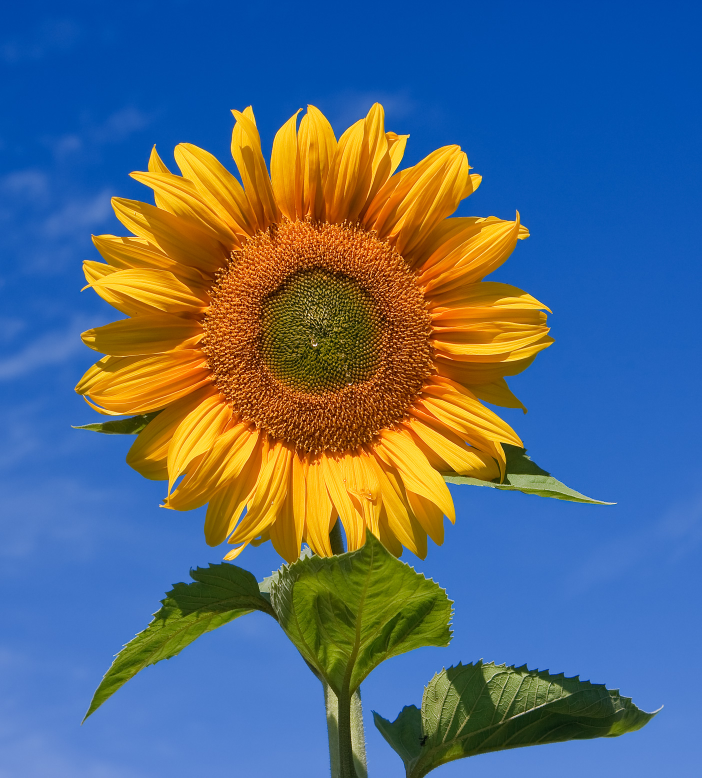
#> input picture test_image.jpg, 1404 x 1555 px (shown at 1/2 size); its folder holds only this picture in this run
$ python -i rl_agent.py   (imports and definitions only)
#> lines starting #> are read from the running program, lines starting #| are printed output that depends on the picture; after the words box and inside, x2 and y2 are one past the last pixel; in counts of white or black regions, pixels touching at a corner belong together
"""
rl_agent.py
-----------
Reinforcement Learning agent that learns which mathematical patterns
are most relevant to highlight for a given image or expression.

Architecture:
  - State  : feature vector (symmetry score, edge density, color entropy,
             aspect ratio, brightness, detected object count)
  - Actions: 6 pattern overlays to emphasize
             [fibonacci, golden_ratio, symmetry_axes, fractal,
              radial_symmetry, wave_pattern]
  - Reward : user feedback signal (thumbs up/down) + auto-heuristic reward
  - Policy : Epsilon-greedy Q-table (tabular RL, no GPU needed)

The Q-table is persisted to disk so the agent improves across sessions.
"""

import numpy as np
import json
import os
import cv2
from pathlib import Path

# ── Constants ─────────────────────────────────────────────────────────────────
ACTIONS = [
    "fibonacci_spiral",
    "golden_ratio_overlay",
    "symmetry_axes",
    "fractal_highlight",
    "radial_symmetry",
    "wave_pattern",
]

N_ACTIONS   = len(ACTIONS)
N_BINS      = 5          # discretization bins per feature
N_FEATURES  = 6
Q_TABLE_PATH = Path(__file__).parent.parent / "rl_qtable.json"

ALPHA   = 0.15   # learning rate
GAMMA   = 0.90   # discount factor
EPSILON = 0.20   # exploration rate (decays over time)
MIN_EPS = 0.05


# ── Feature extraction ────────────────────────────────────────────────────────

def extract_features(image_path: str) -> np.ndarray:
    """
    Returns a 6-element float array:
      [symmetry_score, edge_density, color_entropy,
       aspect_ratio_diff, mean_brightness, object_count_proxy]
    All values normalized to [0, 1].
    """
#> called with image_path = '../test_image.jpg'
    img  = cv2.imread(image_path)
#> img is the input picture: shape (1555, 1404, 3); mean B, G, R 125.9, 106.1, 84.5
    if img is None:
        return np.zeros(N_FEATURES)

    gray = cv2.cvtColor(img, cv2.COLOR_BGR2GRAY)
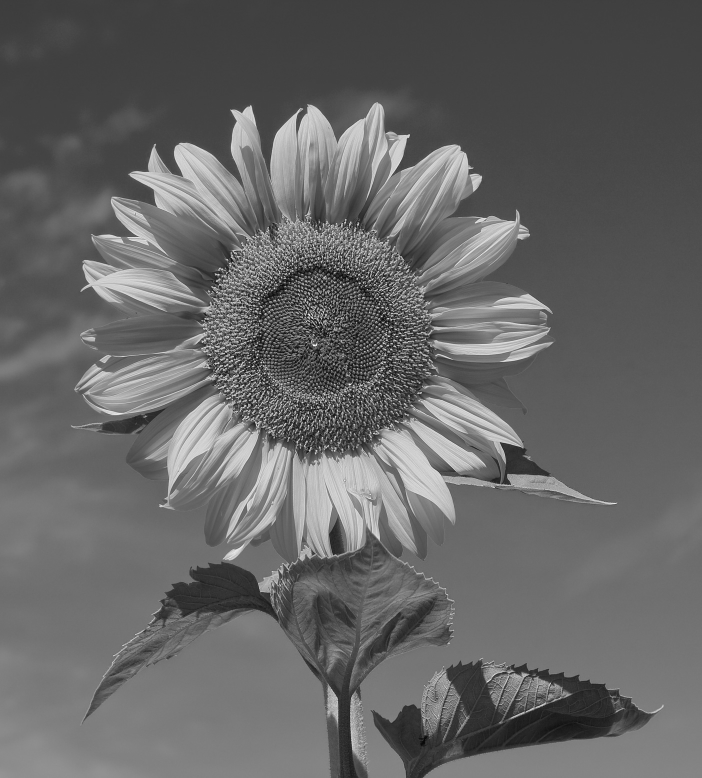
#> gray: shape (1555, 1404) (shown at 1/2 size); min 1, max 255, mean 101.9
    h, w = gray.shape
#> h = 1555; w = 1404

    # 1. Symmetry score
    mid = w // 2
#> mid = 702
    left  = gray[:, :mid]
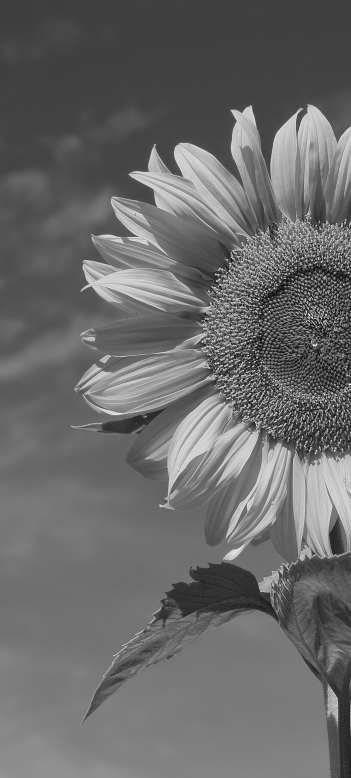
#> left: shape (1555, 702) (shown at 1/2 size); min 1, max 255, mean 105.8
    right = cv2.resize(cv2.flip(gray[:, mid:], 1), (left.shape[1], left.shape[0]))
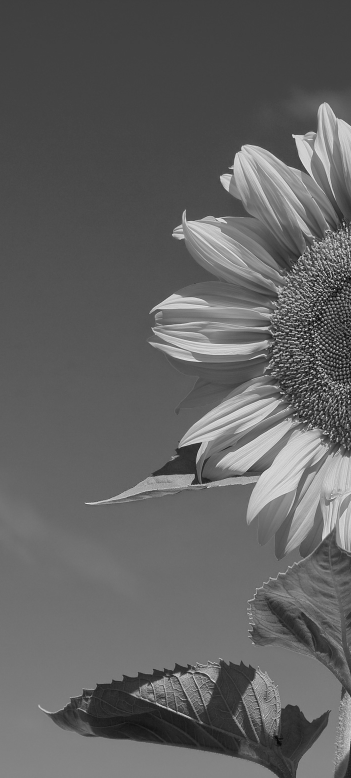
#> right: shape (1555, 702) (shown at 1/2 size); min 2, max 254, mean 98
    sym_score = 1.0 - (np.mean(cv2.absdiff(left, right)) / 255.0)
#> sym_score = 0.891

    # 2. Edge density
    edges = cv2.Canny(gray, 50, 150)
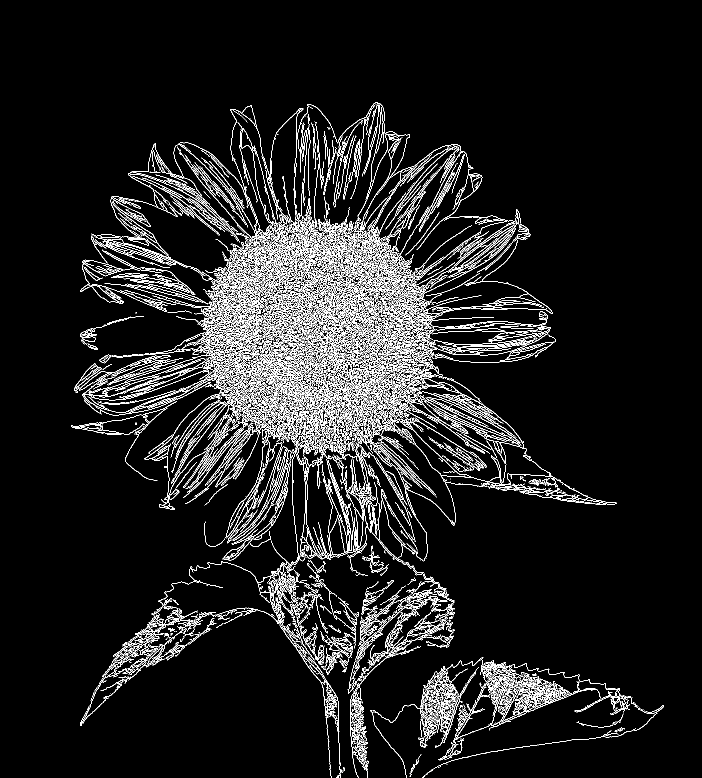
#> edges: shape (1555, 1404) (shown at 1/2 size); 7.6% white in thin lines or dots, all inside (x1, y1, x2, y2) = (142, 204, 1328, 1555)
    edge_density = np.sum(edges > 0) / (h * w)
#> edge_density = 0.0756

    # 3. Color entropy (HSV saturation histogram entropy)
    hsv = cv2.cvtColor(img, cv2.COLOR_BGR2HSV)
#> hsv: shape (1555, 1404, 3); mean H, S, V 76.3, 210.8, 179.5
    hist = cv2.calcHist([hsv], [1], None, [32], [0, 256]).flatten()
#> hist = 32 values, max 832680 at index 31, min 174 at index 0, mean 68225.6
    hist = hist / (hist.sum() + 1e-9)
#> hist = 32 values, max 0.381 at index 31, min 7.97e-05 at index 0, mean 0.0312
    entropy = -np.sum(hist * np.log2(hist + 1e-9)) / np.log2(32)
#> entropy = 0.696

    # 4. Aspect ratio difference from golden ratio
    PHI = 1.6180339887
    ar  = w / max(h, 1)
#> ar = 0.903
    ar_diff = 1.0 - min(abs(ar - PHI) / PHI, 1.0)
#> ar_diff = 0.558

    # 5. Mean brightness
    brightness = np.mean(gray) / 255.0
#> brightness = 0.4

    # 6. Object count proxy (number of contours above threshold)
    _, thresh = cv2.threshold(gray, 0, 255, cv2.THRESH_BINARY + cv2.THRESH_OTSU)
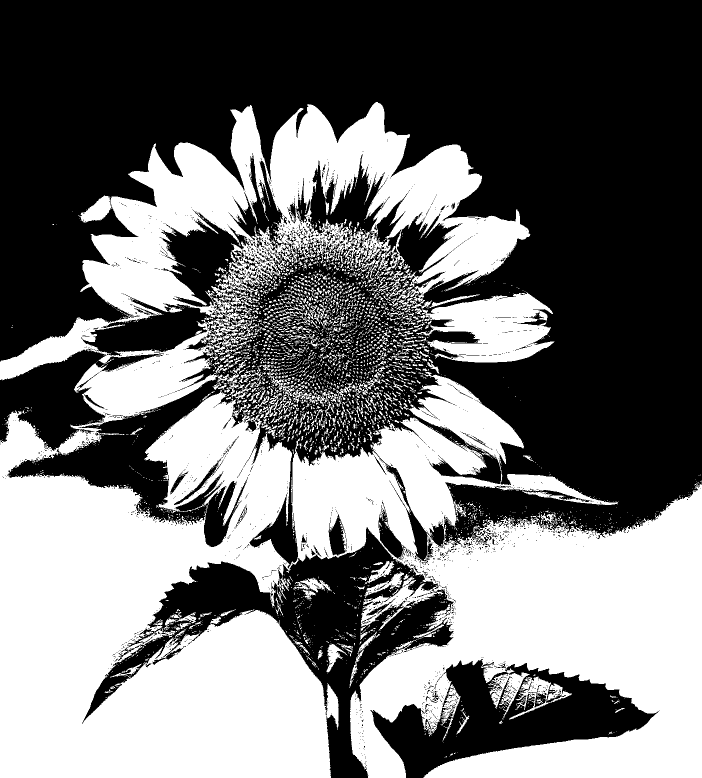
#> thresh: shape (1555, 1404) (shown at 1/2 size); 44.2% white; 3595 white regions (2984 under 20 px)
    contours, _ = cv2.findContours(thresh, cv2.RETR_EXTERNAL, cv2.CHAIN_APPROX_SIMPLE)
#> contours = 3372 contours, 3102 with area under 20; largest, box (x1, y1, x2, y2) and area: (0, 204, 1404, 1555) 952038, (833, 584, 1109, 725) 23254, (1018, 1353, 1144, 1439) 3046, (728, 1142, 808, 1196) 986, (587, 1155, 663, 1185) 896
    large = [c for c in contours if cv2.contourArea(c) > (h * w * 0.005)]
#> large = 2 contours; box (x1, y1, x2, y2) and area: (0, 204, 1404, 1555) 952038, (833, 584, 1109, 725) 23254
    obj_proxy = min(len(large) / 20.0, 1.0)
#> obj_proxy = 0.1

    return np.array([sym_score, edge_density, entropy,
                     ar_diff, brightness, obj_proxy], dtype=np.float32)


# [4 lines left out: function _discretize, not called in this run]


# ── Q-Table ───────────────────────────────────────────────────────────────────

class QTable:
    # [4 lines left out: function __init__, not called in this run]

    def _key(self, state: tuple) -> str:
        return str(state)

    # [31 lines left out: functions get_q, update, save, load, not called in this run]


# ── Agent ─────────────────────────────────────────────────────────────────────

class PatternRLAgent:
    """
    Epsilon-greedy RL agent that selects which pattern overlays
    to emphasize for a given image.
    """

    # [94 lines left out: functions __init__, epsilon, select_action, select_top_k, give_reward, auto_reward and 2 more, not called in this run]


# ── Singleton ─────────────────────────────────────────────────────────────────
_agent_instance = None

# [5 lines left out: function get_agent, not called in this run]

>>> result = extract_features('../test_image.jpg')
#> result = [0.891, 0.0756, 0.696, 0.558, 0.4, 0.1]
